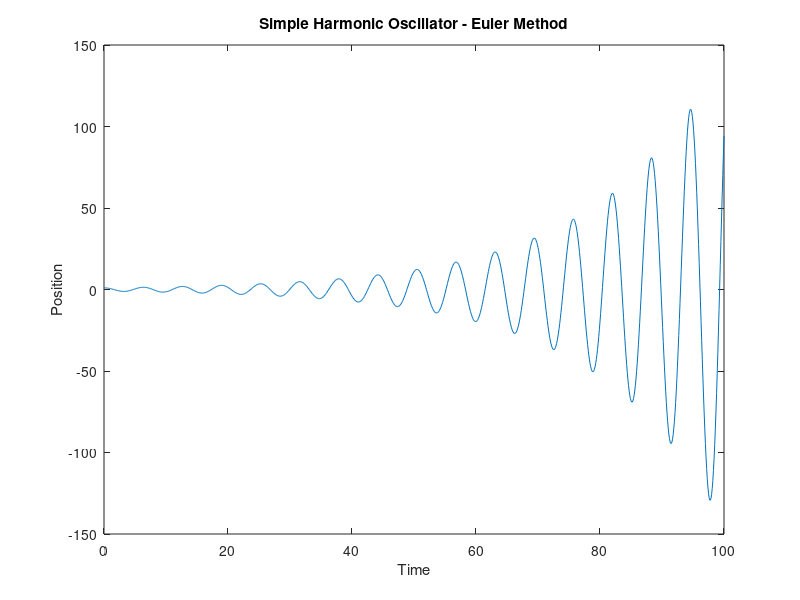

Source code (MATLAB):
% Define parameters
x0 = 1.0; % initial position
v0 = 0.0; % initial velocity
k = 1.0;  % spring constant
m = 1.0;  % mass
t_end = 100;  % end time
h = 0.1;  % time step

% Initialize vectors
t = 0:h:t_end;
n_steps = length(t);
x = zeros(1, n_steps);
v = zeros(1, n_steps);

% Set initial conditions
x(1) = x0;
v(1) = v0;

% Numerical integration using Euler's method
for i = 1:n_steps - 1
    dvdt = -k/m * x(i);
    dxdt = v(i);

    v(i + 1) = v(i) + h * dvdt;
    x(i + 1) = x(i) + h * dxdt;

    % Optional: Implementing a more accurate time step adaptation
    % h = min(0.1, 0.2 / abs(dvdt)); % Example of adaptive time step
    % t(i + 1) = t(i) + h;
end

% Plot the position as a function of time
plot(t, x)
xlabel('Time')
ylabel('Position')
title('Simple Harmonic Oscillator - Euler Method')

